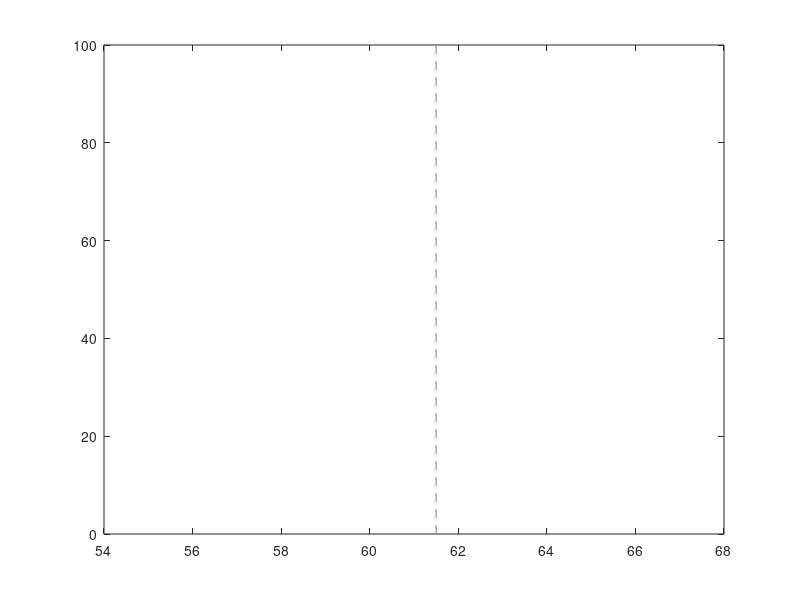

Reproduce this figure in MATLAB.
%% plotbars() This plots all the bars to divide sbs timepoints
function [] = plotbars()
plot([10.5,10.5],[0 100],'--','color',[.5 .5 .5])
plot([29.5,29.5],[0 100],'--','color',[.5 .5 .5])
plot([35.5,35.5],[0 100],'--','color',[.5 .5 .5])
plot([35.5+6,35.5+6],[0 100],'--','color',[.5 .5 .5])
plot([35.5+6+20,35.5+6+20],[0 100],'--','color',[.5 .5 .5])

%text(15,90,'CS')
%text(31,90,'')
%text(37,90,'')
%text(45,90,'')

end
